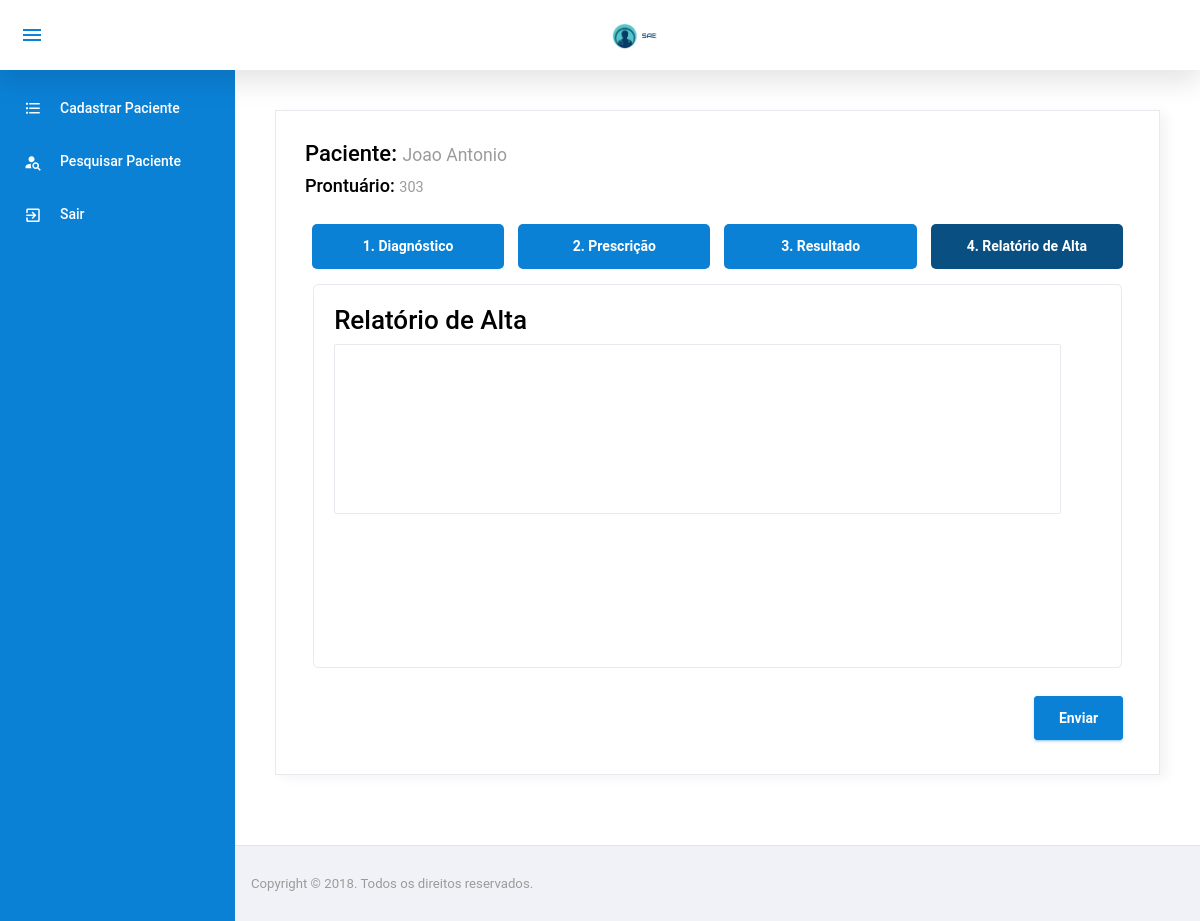
The app's page /rotina/RotinaEvolucao.php?idPaciente=34 (signed in), older data.
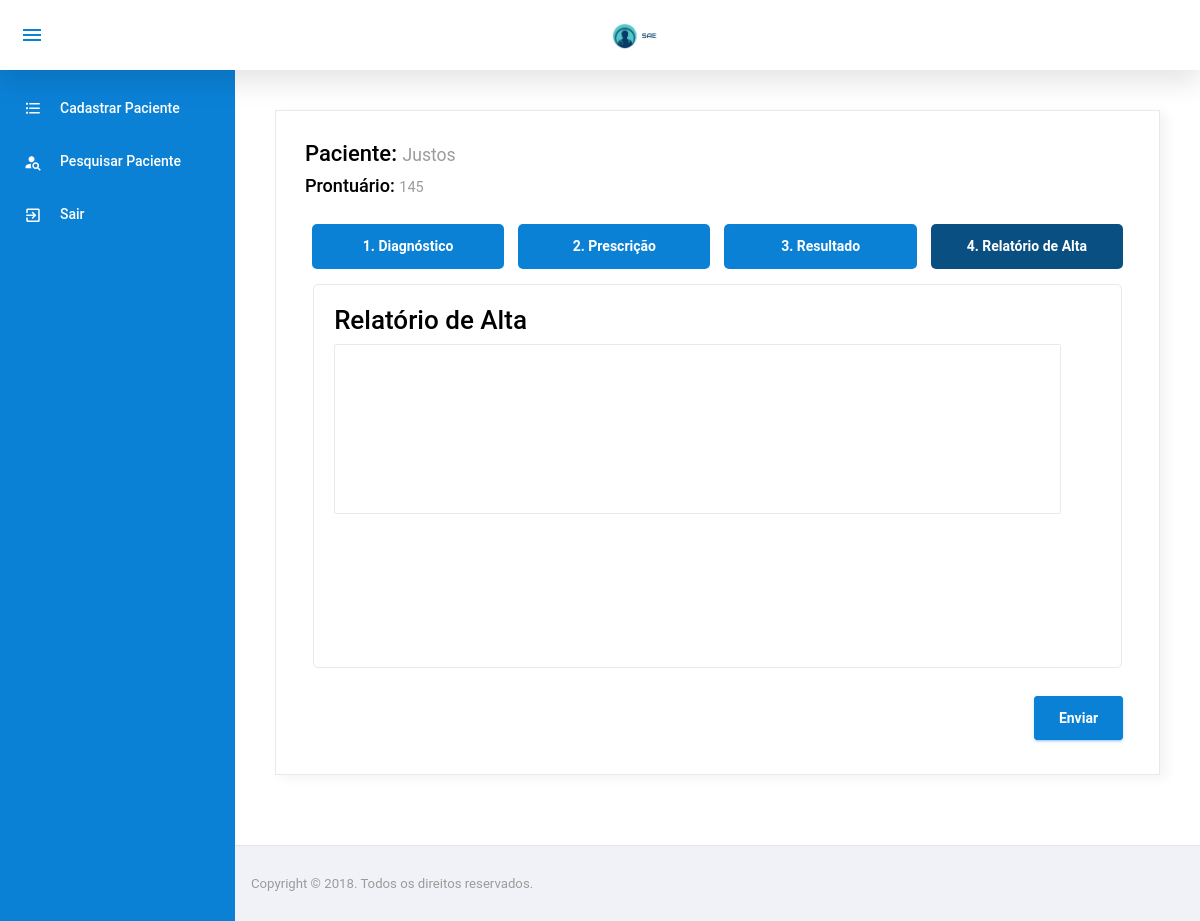
The same page, newer data.
### tables this page shows
CREATE TABLE `paciente` (
  `IdPaciente` int(11) NOT NULL,
  `Nome` varchar(100) NOT NULL,
  `IdUnidadeInternacao` tinyint(4) NOT NULL,
  `IdTipoPaciente` tinyint(4) NOT NULL,
  `CodigoPaciente` int(11) NOT NULL,
  `Leito` varchar(150) NOT NULL,
  `DataInternacao` date NOT NULL
);

### config/BD.php (called while the page is built, shortened)
<?php
	class BancoDados{
		public static function obterConexao(){
			if(isset($conexao) == false){
				$conexao = new PDO("mysql:dbname=u989534060_sae;host=localhost","root","",array(PDO::MYSQL_ATTR_INIT_COMMAND => "SET NAMES utf8"));
				$conexao->setAttribute(PDO::ATTR_ERRMODE, PDO::ERRMODE_EXCEPTION);
			}
			return $conexao;
		}
	}
?>

### model/PacienteModel.php (called while the page is built, shortened)
<?php
	require_once $_SERVER["DOCUMENT_ROOT"] . "/sae/config/BD.php";
	class PacienteModel{
		private $bd;
		 function __construct(){
		 	$this->bd = BancoDados::obterConexao();
		 }
         public function listarID($idPaciente){
            $listarUm = $this->bd->prepare("SELECT * from paciente where idPaciente = :idPaciente");
            $listarUm->bindParam(":idPaciente", $idPaciente, PDO::PARAM_INT);
            $listarUm->execute();
            $res = $listarUm->fetch(PDO::FETCH_ASSOC);
            return $res;
         }
	}
?>

### rotina/RotinaEvolucao.php (the view, shortened to what this page needs)
<!DOCTYPE html>
<html lang="pt-br">
<?php
    require_once $_SERVER["DOCUMENT_ROOT"]	. "/sae/model/PacienteModel.php";
    include $_SERVER["DOCUMENT_ROOT"] . "/sae/template/header.php";
    if (isset($_GET["idPaciente"])) {
      $idPaciente = $_GET["idPaciente"];
    }
    $pacienteModel = new PacienteModel();
    $resPaciente = $pacienteModel->listarID($idPaciente);
?>
<body>
  <div class="container-scroller">
    <?php require '../template/menuENF.php'; ?>
      <div class="main-panel">
        <div class="content-wrapper">
            <div class="row">
                <div class="col-12 grid-margin">
                  <div class="card">
                    <div class="card-body">
                    <h4>Paciente: <small class="text-muted"><?php echo $resPaciente['Nome'];?></small> </h4>
                      <h5>Prontuário: <small class="text-muted"><?php echo $resPaciente['CodigoPaciente'];?></small> </h5>
                      <br>
                      <form id="form-rotina" method="post" action="../controller/QuestionarioDiagnosticoController.php?acao=cadastrarEvolucao">
                        <div role="application" class="wizard clearfix" id="steps-uid-0"><div class="steps clearfix">
                            <ul role="tablist">
                                <li role="tab" class="first done" aria-disabled="false" aria-selected="true">
                                    <a id="steps-uid-0-t-0" aria-controls="steps-uid-0-p-0">
                                    <span class="number">1.</span> Diagnóstico</a>
                                </li>
                                <li role="tab" class="done" aria-disabled="false" aria-selected="false">
                                    <a id="steps-uid-0-t-1" aria-controls="steps-uid-0-p-1">
                                    <span class="number">2.</span> Prescrição</a>
                                </li>
                                <li role="tab" class="done" aria-disabled="true">
                                    <a id="steps-uid-0-t-2"  aria-controls="steps-uid-0-p-2">
                                    <span class="number">3.</span> Resultado</a>
                                </li>
                                <li role="tab" class="current last" aria-disabled="true">
                                    <a id="steps-uid-0-t-3"  aria-controls="steps-uid-0-p-3">
                                    <span class="number">4.</span> Relatório de Alta</a>
                                </li>
                            </ul>
                        </div>
                        <div class="content clearfix">
                          <section id="steps-uid-0-p-3" role="tabpanel" aria-labelledby="steps-uid-0-h-2" class="body current" style="left: 0px;" aria-hidden="false">
                            <h3>Relatório de Alta</h3>
                            <div class="form-group">
                              <textarea name="evolucao" class="form-control" rows="10"></textarea>
                            </div>
                          </section>
                        </div>
                        <div class="actions clearfix">
                            <ul role="menu" aria-label="Pagination">
                              <li aria-hidden="false" aria-disabled="false">
                                <button class="add btn btn-primary font-weight-bold" type="submit">Enviar</button>
                              </li>
                            </ul>
                          </div>
                        </div>
                      </form>
                    </div>
                  </div>
                </div>
              </div>
        </div>
        <?php require '../template/footer.php';?>
      </div>
    </div>
  </div>
</body>
</html>

Row changes from the older to the newer data that the page shows:
changed paciente: Nome "Joao Antonio" → "Justos"; CodigoPaciente "303" → "145"
